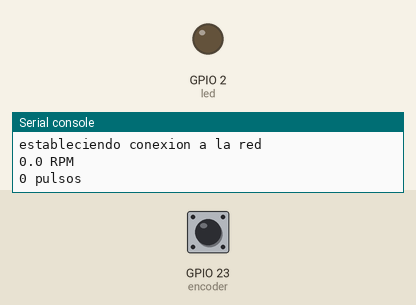
Bench run of a program on a simulated ESP32 board running MicroPython. On the bench: output pins drawn as LEDs (lit = HIGH), the last lines printed to the serial console. The test bench sets the inputs (shaded band); at power-on: GPIO 23 (encoder) HIGH. Web requests get an empty 200 reply after 0.4 s; threads take turns every 2 ms; a WiFi scan finds one network, HomeNet.

Above: at 2.0 s.
At 4.2 s:
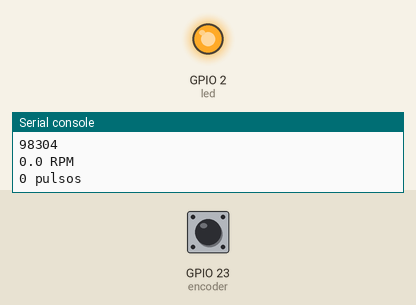
Timing chart, 0 to 15.5 s (numbered marks = the images above):
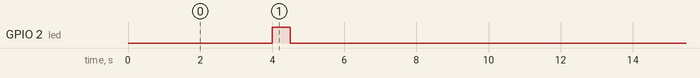

Measured:
- by itself, GPIO 2 (led): alternates HIGH for 0.50 s and LOW for 11.4 s

The program:

contador_RPM_conMULTIHILOS_POST.py
```python
import network
import utime
import machine
import urequests
import gc
import esp
import _thread

global continuar
global rpm
global prod
global prod_minuto
global paso
global conteo

conexion = network.WLAN(network.STA_IF)  ## crea objeto de la conexion wifi
gc.enable()                              ## habilita el recolector de basura, limpia la memoria ram del esp32
esp.osdebug(None)                        ## funcion avanzada para la deteccion de errores que no usaremos
wdt=machine.WDT(timeout=90000)           ## WATCHODOG TIMER, si el sistema no lo alimenta en el tiempo estipulado reinicia la aplicacion
led = machine.Pin(2,machine.Pin.OUT)     ## habilita el pin 2 como salida para el led indicador

def conexion_wifi():                                   #FUNCION de conexion al wifi
    try:
        print("estableciendo conexion a la red")
        conexion.active(True)                          # activa la conexion al wifi
        lista = conexion.scan()                        # scanea las redes wifi disponibles
        for red in lista:
            print(red[0].decode())                     # crea una lista con las redes disponibles
#        conexion.connect("TP-Link_A3C8","77131478")    # se conecta a la red, se debe ingresar aqui usuario y clave de la red conocida
#        conexion.connect("prueba","12345678")
#        conexion.connect("gus","854317gm")
        conexion.connect("gustav","854317gm")
        while not conexion.isconnected():
            print(".")                                 # mientras no haya coneccion imprime un .
            utime.sleep(1)
        print(conexion.ifconfig())                     # devuelve los valores de la conexion (direccion ip, mascara, dns, etc)
        print(conexion.config("mac"))
    except:                                            # si la tarjeta detecta un error
        print("error en la conexion")
        utime.sleep(3)                                 # espera 3 seg
        conexion.disconnect()                          # se desconecta de la red
        utime.sleep(6)                                 # espera 6 seg para cerrar totalmente
        print("... reconectando")
        continuar1=False                               # rompe el bucle while principal

def blink():
    led.on()
    utime.sleep(0.5)                         # FUNCION que hace titilar el led cuando el algoritmo envia datos
    led.off()
    utime.sleep(1)

############################# Interrupcion en el pin 14 ######################################
def encoder_handler(pin):
    global paso
    global conteo
    paso += 1
    conteo +=1

############################ Multi_Hilo para contar las RPM ##################################
def hilo_conteo_rpm():
    global paso
    global rpm
    global conteo
    global prod_minuto
    paso = 0
    conteo=0
    prod_minuto=0

    encoder= machine.Pin(23,machine.Pin.IN,machine.Pin.PULL_UP)
    encoder.irq(trigger=machine.Pin.IRQ_FALLING, handler=encoder_handler)

    timer_start= utime.ticks_ms()

    while True:

        #usando unicamente retardo
#         utime.sleep_ms(1000)
#         state= machine.disable_irq()
#         rpm=(paso*60)/2
#         paso=0
#         print(rpm,'RPM')
#         machine.enable_irq(state)

        timer_elapsed = utime.ticks_diff(utime.ticks_ms(),timer_start)
        if timer_elapsed >= 1000:
            #calculo las rpm
            state= machine.disable_irq()
            rpm = (paso*60)/1024
            conteo=paso
            paso=0
            machine.enable_irq(state)
            timer_start= utime.ticks_ms()
            print(rpm,'RPM')
            print(conteo,'pulsos')
_thread.start_new_thread(hilo_conteo_rpm,())

############################## Multi_Hilo para contar la produccion ############################
# def hilo_conteo_produccion():
#     global paso
#     global conteo
#     global prod
#     global prod_minuto
#     paso = 0
#     conteo = 0
#     prod_minuto = 0
#
#     encoder= machine.Pin(23,machine.Pin.IN,machine.Pin.PULL_UP)
#     #encoder= machine.Pin(23,machine.Pin.IN,machine.Pin.PULL_DOWN)
#     #encoder.irq(trigger=machine.Pin.IRQ_FALLING, handler=encoder_handler)
#     encoder.irq(trigger=machine.Pin.IRQ_RISING, handler=encoder_handler)
#     timer_start= utime.ticks_ms()
#
#     while True:
#
#         #usando unicamente retardo
# #         utime.sleep_ms(1000)
# #         state= machine.disable_irq()
# #         rpm=(paso*60)/2
# #         paso=0
# #         print(rpm,'RPM')
# #         machine.enable_irq(state)
#
#         timer_elapsed = utime.ticks_diff(utime.ticks_ms(),timer_start)
#         if timer_elapsed >= 1000:  #  ===>>>  cuenta durante 5 minutos
#             #calculo las rpm
#             state= machine.disable_irq()
#
#             prod = paso
#             prod_minuto = (paso*60)
#
#             paso=0
#             machine.enable_irq(state)
#             timer_start= utime.ticks_ms()
#             #print(prod,'botellas')
#             #print(prod_minuto,'botellas/minuto')
#             #print(conteo,'conteo')
# _thread.start_new_thread(hilo_conteo_produccion,())
###########################################################################################################

global continuar1                                     # se declaran las variables
global continuar2
continuar1=True    # bandera del bucle de conexion al wifi
continuar2=False   # bandera del bucle de trabajo
contador=0         # contador de envios fallidos del metodo post
contador2=0        # contador de recepciones fallidas del metodo get
contador3=0        # contador de envios exitosos del metodo post

######### tarjeta 1 #######
compresor1_chiller1=0
compresor2_chiller1=0
compresor3_chiller1=0
flujo_chiller1=0
temperatura_chiller1=0
######### tarjeta 2 #######
compresor1_chiller2=0
compresor2_chiller2=0
compresor3_chiller2=0
flujo_chiller2=0
switch_chiller2=0
corpoelec_440v=0
######### tarjeta 3 #######
switch_bomba1_chiller=0
motor_bomba1_chiller=0
falla_bomba1_chiller=0
switch_bomba2_chiller=0
motor_bomba2_chiller=0
falla_bomba2_chiller=0
switch_bomba3_chiller=0
motor_bomba3_chiller=0
falla_bomba3_chiller=0
######### tarjeta 4 #######
switch_uma40ton=0
motor_uma40ton=0
falla_uma40ton=0
reloj_uma40ton=0
######### tarjeta 5 #######
chiller=0
asc1=0
#planta=0
#temperatura=0
######### tarjeta 6 #######
switch_extractor1=0
motor_extractor1=0
falla_extractor1=0
reloj_estractor1=0
######### tarjeta 7 #######
switch_extractor2=0
motor_extractor2=0
falla_extractor2=0
reloj_extractor2=0
corpoelec_220v=0
######### tarjeta 8 #######
energizado_asc_corp=0
funcionamiento_asc_corp=0
falla_asc_corp=0
######### tarjeta 9 #######
energizado_asc_lobbynorte=0
funcionamiento_asc_lobbynorte=0
falla_asc_lobbynorte=0
######### tarjeta 10 #######
energizado_asc_lobbysur=0
funcionamiento_asc_lobbysur=0
falla_asc_lobbysur=0
######### tarjeta 11 #######
energizado_asc_carganorte=0
funcionamiento_asc_carganorte=0
falla_asc_carganorte=0
######### tarjeta 12 #######
reloj_uma_sala17=0
motor_uma_sala17=0
falla_uma_sala17=0
## en total 52 variables programadas #######################


while (continuar1):                              #  <<<< bucle while principal >>>>
    conexion_wifi()                                     # activa la conexion al wifi
    if (conexion.isconnected()):                        # si la conexion esta correcta activa la bandera del bucle de trabajo
        continuar2=True
    while (continuar2):                          #  <<<< bucle while de trabajo >>>>

        dato_tarjeta='tarjeta5'                     #       <<<==========   nombre de la tarjeta desde donde se envian los datos
        #################################### sensor dht #####################################
        #utime.sleep(10)
        #if ((conteo=='') | (prod_minuto=='')):
        #    conteo=0
        if ((rpm=='') | (rpm=='')):
            rpm=0
            prod_minuto=0
        #temperatura= conteo           # sensa el estado del pin 22
        temperatura= float(rpm)           # sensa el estado del pin 22
        humedad= prod_minuto             # sensa el estado del pin 23
        #temperatura= 5           # sensa el estado del pin 22
        #humedad= 6

        print("produccion: "+str(temperatura))
        print("produccion_minuto : "  +str(humedad))
        #utime.sleep(10)

        #####################################################################################
        gc.collect()                                # limpia la basura de la memoria ram
        print(gc. mem_free ( ))                     # imprime cuanta memoria hay disponible

        blink()                                     # hace destellar el led de la tarjeta

######################################################### METODO POST  #####################################################################
        try:

            dato= ('&device_label='+ str(dato_tarjeta) + '&compresor1_chiller1='+ str(compresor1_chiller1) + '&compresor2_chiller1='+ str(compresor2_chiller1) + '&compresor3_chiller1='+ str(compresor3_chiller1) +'&flujo_chiller1='+ str(flujo_chiller1) + '&temperatura_chiller1='+str(temperatura_chiller1) +
                   '&compresor1_chiller2='+ str(compresor1_chiller2) + '&compresor2_chiller2='+ str(compresor2_chiller2) + '&compresor3_chiller2='+ str(compresor3_chiller2) +'&flujo_chiller2='+ str(flujo_chiller2) + '&switch_chiller2='+str(switch_chiller2)+'&corpoelec_440v='+str(corpoelec_440v) +
                   '&switch_bomba1_chiller='+str(switch_bomba1_chiller)+'&motor_bomba1_chiller='+str(motor_bomba1_chiller) + '&falla_bomba1_chiller='+str(falla_bomba1_chiller) + '&switch_bomba2_chiller='+str(switch_bomba2_chiller) + '&motor_bomba2_chiller='+str(motor_bomba2_chiller) + '&falla_bomba2_chiller='+str(falla_bomba2_chiller) + '&switch_bomba3_chiller='+str(switch_bomba3_chiller) + '&motor_bomba3_chiller='+str(motor_bomba3_chiller) + '&falla_bomba3_chiller='+str(falla_bomba3_chiller) +
                   '&switch_uma40ton='+str(switch_uma40ton) + '&motor_uma40ton='+str(motor_uma40ton) + '&falla_uma40ton='+str(falla_uma40ton) + '&reloj_uma40ton='+str(reloj_uma40ton) +
                   '&chiller='+ str(chiller) + '&ascensor1='+ str(asc1) + '&planta_sur='+ str(humedad) + '&temperature='+str(temperatura) +
                   '&switch_extractor1='+str(switch_extractor1) + '&motor_extractor1='+str(motor_extractor1) + '&falla_extractor1='+str(falla_extractor1) + '&reloj_estractor1='+str(reloj_estractor1) +
                   '&switch_extractor2='+str(switch_extractor2) + '&motor_extractor2='+str(motor_extractor2) + '&falla_extractor2='+str(falla_extractor2) + '&reloj_extractor2='+str(reloj_extractor2) + '&corpoelec_220v='+str(corpoelec_220v) +
                   '&energizado_asc_corp='+ str(energizado_asc_corp) + '&funcionamiento_asc_corp='+ str(funcionamiento_asc_corp) + '&falla_asc_corp='+str(falla_asc_corp) +
                   '&energizado_asc_lobbynorte='+str(energizado_asc_lobbynorte) + '&funcionamiento_asc_lobbynorte='+str(funcionamiento_asc_lobbynorte) + '&falla_asc_lobbynorte='+str(falla_asc_lobbynorte) +
                   '&energizado_asc_lobbysur='+str(energizado_asc_lobbysur) + '&funcionamiento_asc_lobbysur='+str(funcionamiento_asc_lobbysur) + '&falla_asc_lobbysur='+str(falla_asc_lobbysur) +
                   '&energizado_asc_carganorte='+str(energizado_asc_carganorte) + '&funcionamiento_asc_carganorte='+str(funcionamiento_asc_carganorte) + '&falla_asc_carganorte='+str(falla_asc_carganorte) +
                   '&reloj_uma_sala17='+str(reloj_uma_sala17) + '&motor_uma_sala17='+str(motor_uma_sala17) + '&falla_uma_sala17='+str(falla_uma_sala17)
                   )

            datos=dato
            print("realizando peticion POST")
            cabezera={'Content-Type':'application/x-www-form-urlencoded'}    # cabezera de la pagina a enviar los datos del formulario                                                                                                                    # tiempo de muestreo

            #envio_datos= urequests.post('https://iotgus.000webhostapp.com//prueba_recibe2.php',data=datos,headers=cabezera)  # envio de datos metodo post
            #envio_datos= urequests.post('http://10.0.3.29/sistemademonitoreo/prueba_recibe2.php',data=datos,headers=cabezera)  # envio de datos metodo post
            envio_datos= urequests.post('https://talleratlas.com/monitoreo_lasamericas/prueba_recibe2.php',data=datos,headers=cabezera)

            utime.sleep(10)
            print(envio_datos.status_code)  # imprime codigo de respuesta
            print(envio_datos.text)         # imprime la respuesta de la pagina
            contador3=contador3+1
            print("================================>"+ str(contador3)+" envios exitosos")
        except:
            print("====>no hay respuesta POST")
            contador=contador+1
            print(str(contador) + " de intentos de envios fallidos")
            utime.sleep(10)
            if ((contador)>4):                                 # si el numero de intentos de envios post fallidos supera lo establecido
                print("...reiniciando conexion")
                conexion.disconnect()                          # se desconecta del wifi
                utime.sleep(10)                                # espera 10 seg
                continuar2=False                               # rompe el bucle de trabajo
                contador=0                                     # vuelve a cero el contador de envios fallidos
###########################################################################################################################
        wdt.feed()                               # <<<<====  activa el impulso para el watchdog timer "IMPORTANTISIMO", fin del programa
```
